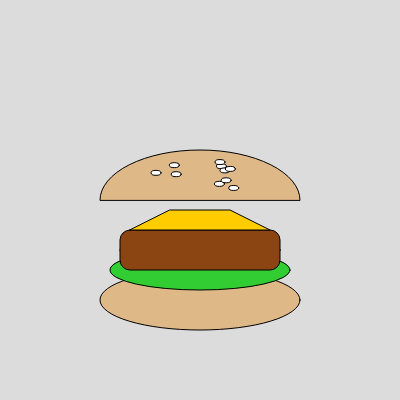
Frame 1 (no input)
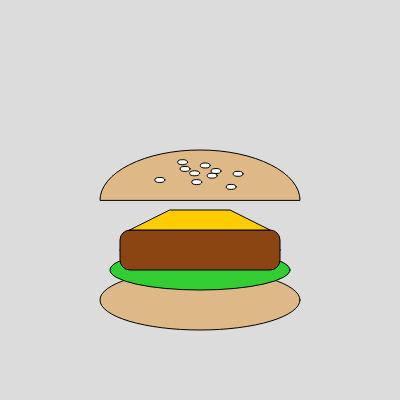
Frame 2 (the mouse pressed at the canvas centre, redrawn once)

The p5.js sketch that drew these frames (run headless with seeded random() and noise() and a simulated clock; the mouse was pressed at the canvas centre and the sketch redrawn once):

// p5.js sketch
// ── sketch.js
function setup() {
    createCanvas(400, 400);
    noLoop();
  }
  
  function draw() {
    background(220);
  
    // Draw bottom bun
    fill(222, 184, 135);
    ellipse(200, 300, 200, 60);
  
    // Draw lettuce
    fill(50, 205, 50);
    ellipse(200, 270, 180, 40);
  
    // Draw tomato
    fill(255, 69, 0);
    ellipse(200, 250, 160, 30);
  
    // Draw patty
    fill(139, 69, 19);
    rect(120, 230, 160, 40, 10);
  
    // Draw cheese
    fill(255, 204, 0);
    quad(130, 230, 270, 230, 230, 210, 170, 210);
  
    // Draw top bun
    fill(222, 184, 135);
    arc(200, 200, 200, 100, PI, 0, CHORD);
  
    // Add sesame seeds
    fill(255);
    for (let i = 0; i < 10; i++) {
      let x = random(150, 250);
      let y = random(160, 190);
      ellipse(x, y, 10, 5);
    }
  }
